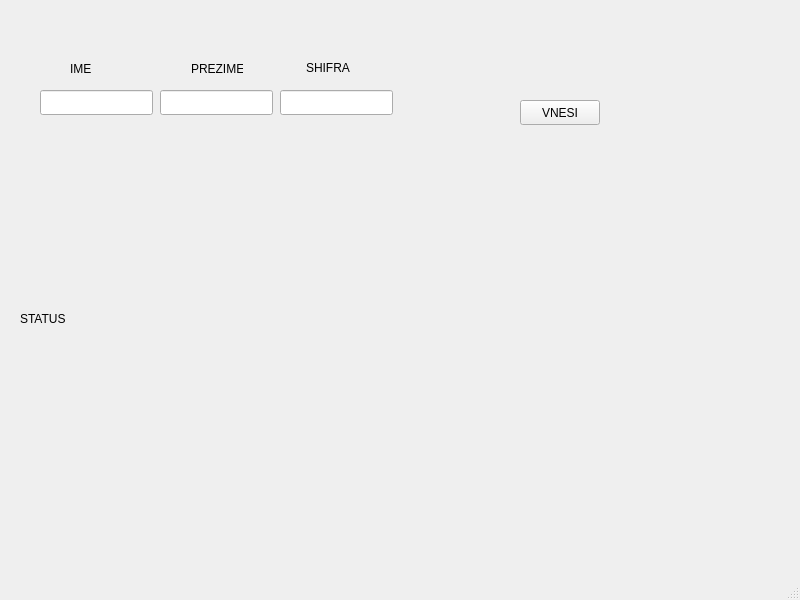
<?xml version="1.0" encoding="UTF-8"?>
<ui version="4.0">
 <class>MainWindow</class>
 <widget class="QMainWindow" name="MainWindow">
  <property name="geometry">
   <rect>
    <x>0</x>
    <y>0</y>
    <width>800</width>
    <height>600</height>
   </rect>
  </property>
  <property name="windowTitle">
   <string>MainWindow</string>
  </property>
  <widget class="QWidget" name="centralwidget">
   <widget class="QPushButton" name="enter">
    <property name="geometry">
     <rect>
      <x>520</x>
      <y>100</y>
      <width>80</width>
      <height>25</height>
     </rect>
    </property>
    <property name="text">
     <string>VNESI</string>
    </property>
   </widget>
   <widget class="QLabel" name="IME">
    <property name="geometry">
     <rect>
      <x>70</x>
      <y>60</y>
      <width>52</width>
      <height>17</height>
     </rect>
    </property>
    <property name="text">
     <string>IME</string>
    </property>
   </widget>
   <widget class="QLabel" name="PRE">
    <property name="geometry">
     <rect>
      <x>191</x>
      <y>60</y>
      <width>52</width>
      <height>17</height>
     </rect>
    </property>
    <property name="text">
     <string>PREZIME</string>
    </property>
   </widget>
   <widget class="QLabel" name="SHI">
    <property name="geometry">
     <rect>
      <x>306</x>
      <y>59</y>
      <width>52</width>
      <height>17</height>
     </rect>
    </property>
    <property name="text">
     <string>SHIFRA</string>
    </property>
   </widget>
   <widget class="QLineEdit" name="IMEedit">
    <property name="geometry">
     <rect>
      <x>40</x>
      <y>90</y>
      <width>113</width>
      <height>25</height>
     </rect>
    </property>
   </widget>
   <widget class="QLineEdit" name="PREedit">
    <property name="geometry">
     <rect>
      <x>160</x>
      <y>90</y>
      <width>113</width>
      <height>25</height>
     </rect>
    </property>
   </widget>
   <widget class="QLineEdit" name="SHIedit">
    <property name="geometry">
     <rect>
      <x>280</x>
      <y>90</y>
      <width>113</width>
      <height>25</height>
     </rect>
    </property>
   </widget>
   <widget class="QLabel" name="label">
    <property name="geometry">
     <rect>
      <x>20</x>
      <y>310</y>
      <width>52</width>
      <height>17</height>
     </rect>
    </property>
    <property name="text">
     <string>STATUS</string>
    </property>
   </widget>
   <widget class="QLabel" name="StatLabel">
    <property name="geometry">
     <rect>
      <x>80</x>
      <y>310</y>
      <width>641</width>
      <height>17</height>
     </rect>
    </property>
    <property name="text">
     <string/>
    </property>
   </widget>
  </widget>
  <widget class="QMenuBar" name="menubar">
   <property name="geometry">
    <rect>
     <x>0</x>
     <y>0</y>
     <width>800</width>
     <height>22</height>
    </rect>
   </property>
  </widget>
  <widget class="QStatusBar" name="statusbar"/>
 </widget>
 <resources/>
 <connections/>
</ui>
